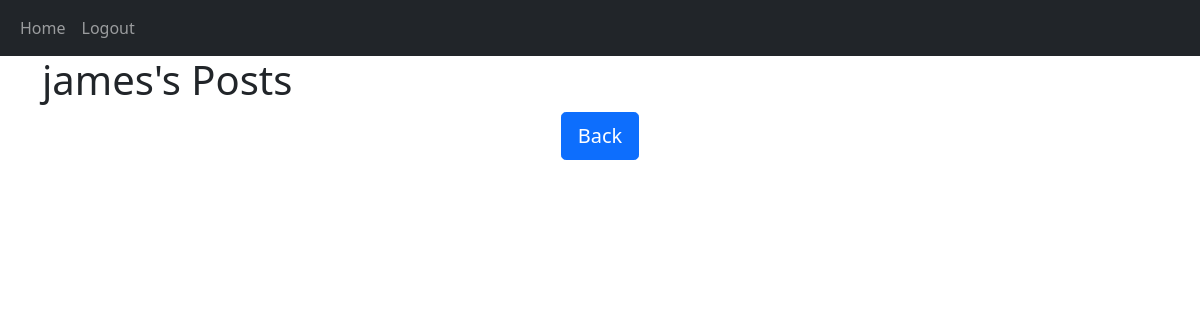
The page /posts/james (signed in) on the database as committed earlier.
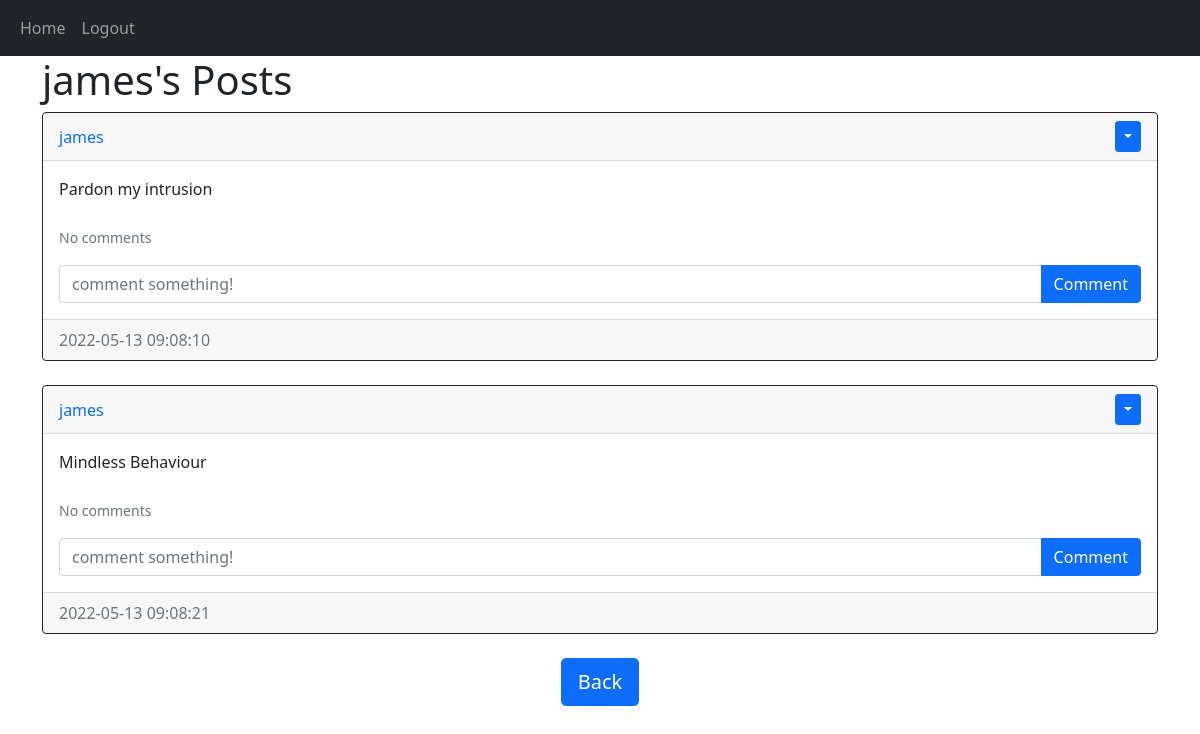
The same page on the database as committed later.
### website/models/user.py (models this page shows)
class User(db.Model, UserMixin):
    id = db.Column(db.Integer, primary_key = True)
    email = db.Column(db.String(150), unique = True)
    username = db.Column(db.String(150), unique = True)
    password = db.Column(db.String(150))
    date_created = db.Column(db.DateTime (timezone = True), default = func.now())
    posts = db.relationship('Post', backref = 'user', passive_deletes = True)
    comments = db.relationship('Comment', backref = 'user', passive_deletes = True)

### website/models/posts.py (models this page shows)
class Post(db.Model):
    id = db.Column(db.Integer, primary_key = True)
    text = db.Column(db.Text, nullable = False)
    date_created = db.Column(db.DateTime (timezone = True), default = func.now())
    author = db.Column(db.Integer, db.ForeignKey('user.id', ondelete = 'CASCADE'), nullable= False)
    comments = db.relationship('Comment', backref = 'post', passive_deletes = True)

### website/views.py (the view)
@views.route('/posts/<username>')
@login_required
def posts(username):
    user = User.query.filter_by(username = username).first()
    if not user:
        flash('No user with that username exists', category='error')
        return redirect(url_for('views.home'))
    posts = user.posts
    return render_template('posts.html', user = current_user, posts = posts, username = username)

### website/__init__.py (called while the page is built)
def create_app():
    app = Flask(__name__)
    app.config['SECRET_KEY'] = '3456789032072dsjhe$@!@*hnui12'
    app.config['SQLALCHEMY_DATABASE_URI'] = f'sqlite:///{DB_NAME}'
    app.config['SQLALCHEMY_TRACK_MODIFICATIONS'] = False
    db.init_app(app)
    app.register_blueprint(views, url_prefix = '/')
    app.register_blueprint(auth, url_prefix = '/')
    create_database(app)
    login_manager = LoginManager()
    login_manager.login_view = 'auth.login'
    login_manager.init_app(app)
    @login_manager.user_loader
    def load_user(id):
       return User.query.get(int(id))
    return app

### website/templates/posts.html (shortened to what this page needs)
{% extends 'posts_div.html' %}
{% block header %}
{{username}}'s Posts
{% endblock %}
{% block footer %}
<div align = 'center'>
    <a href="/home">
        <button class="btn btn-primary btn-lg">
        Back
        </button>
    </a>
</div>
{% endblock %}

### website/templates/posts_div.html (shortened to what this page needs)
{% extends 'base.html' %}
{% block content %}
<h1 align="'center">{% block header %}Posts{% endblock %}</h1>
<div id="posts">
    {% for post in posts %}
    <div class="card border-dark">
        <div class="card-header d-flex justify-content-between align-items-center">
            <a href="/posts/{{post.user.username}}" style="text-decoration: none;">{{post.user.username}}</a>
            {% if user.id == post.author %}
            <div class="btn-group">
                <button type="button" class="btn btn-sm btn-primary dropdown-toggle" data-bs-toggle = "dropdown"></button>
            </div>
            {% endif %}
        </div>
        <div class="card-body">
            <div class="card-text">{{post.text}}</div>
            <br/>
            <p class="card-text">
                {% if post.comments|length > 0 %}
                <a href="#comments-{{post.id}}" data-bs-toggle="collapse" role="button" style="text-decoration: none;">
                <small>View {{post.comments|length}} Comments</small>
                </a>
                {% else %}
                <small class="text-muted">No comments</small>
                {% endif %}
            </p>
            <form action="/create_comment/{{post.id}}" method = 'POST' class="input-group mb3">
                <input type="text" name="text" id="text" class="form-control" placeholder="comment something!" />
                <button type="submit" class="btn btn-primary">Comment</button>
            </form>
        </div>
        <div class="card-footer text-muted">{{post.date_created}}</div>
    </div>
    <br/>
    {% endfor %}
    </div>
    {% block footer %}{% endblock %}
{% endblock %}

### website/templates/base.html (shortened to what this page needs)
<!DOCTYPE html>
<html lang="en">
<head>
    <link href="https://cdn.jsdelivr.net/npm/bootstrap@5.1.3/dist/css/bootstrap.min.css" rel="stylesheet">
</head>
<body>
    <nav class="navbar navbar-expand-lg navbar-dark bg-dark">
        <div class="container-fluid">
            <div class="collapse navbar-collapse" id="navbar">
                <div class="navbar-nav">
                    <a href="/home" class="nav-item nav-link">Home</a>
                    {% if user.is_authenticated %}
                    <a href="/logout" class="nav-item nav-link">Logout</a>
                    {% else %}
                    <a href="/login" class="nav-item nav-link">Login</a>
                    <a href="/signup" class="nav-item nav-link">Signup</a>
                    {% endif %}
                </div>
            </div>
        </div>
    </nav>
    <div class="container">{% block content %}{% endblock %}</div>
</body>
</html>

Rows that differ between the two databases and show on the page:
added Post: user.username "james", text "Pardon my intrusion", date_created "2022-05-13 09:08:10"
added Post: user.username "james", text "Mindless Behaviour", date_created "2022-05-13 09:08:21"
